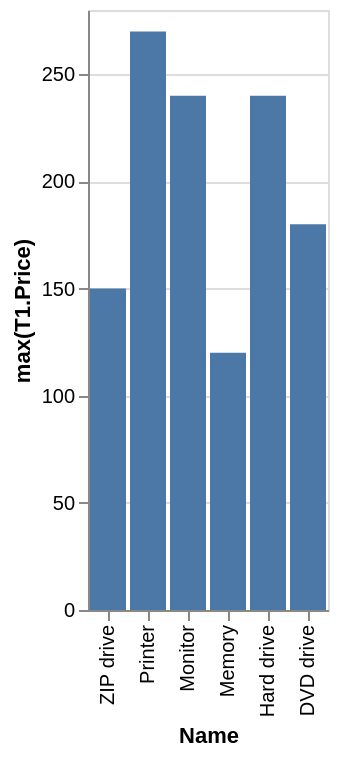

Write the Vega-Lite specification saved for this chart.
### Vega-Lite specification from a JSON file in a GitHub repository (floating-point values rounded to 4 significant figures)
{"data": {"values": [{"x_data": "ZIP drive", "y_data": 150}, {"x_data": "Printer", "y_data": 270}, {"x_data": "Monitor", "y_data": 240}, {"x_data": "Memory", "y_data": 120}, {"x_data": "Hard drive", "y_data": 240}, {"x_data": "DVD drive", "y_data": 180}]}, "mark": "bar", "encoding": {"x": {"field": "x_data", "type": "nominal", "title": "Name", "sort": "descending"}, "y": {"field": "y_data", "type": "quantitative", "title": "max(T1.Price)"}}}
